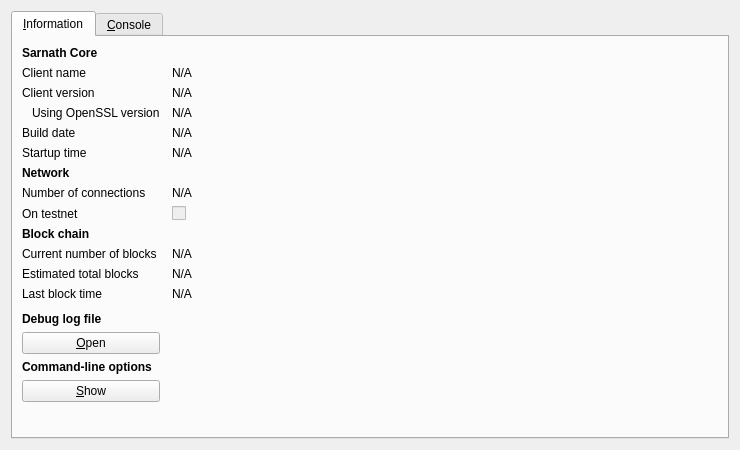
<?xml version="1.0" encoding="UTF-8"?>
<ui version="4.0">
 <class>RPCConsole</class>
 <widget class="QDialog" name="RPCConsole">
  <property name="geometry">
   <rect>
    <x>0</x>
    <y>0</y>
    <width>740</width>
    <height>450</height>
   </rect>
  </property>
  <property name="windowTitle">
   <string>Sarnath - Debug window</string>
  </property>
  <layout class="QVBoxLayout" name="verticalLayout_2">
   <item>
    <widget class="QTabWidget" name="tabWidget">
     <property name="currentIndex">
      <number>0</number>
     </property>
     <widget class="QWidget" name="tab_info">
      <attribute name="title">
       <string>&amp;Information</string>
      </attribute>
      <layout class="QGridLayout" name="gridLayout" columnstretch="0,1">
       <property name="horizontalSpacing">
        <number>12</number>
       </property>
       <item row="0" column="0">
        <widget class="QLabel" name="label_9">
         <property name="font">
          <font>
           <weight>75</weight>
           <bold>true</bold>
          </font>
         </property>
         <property name="text">
          <string>Sarnath Core</string>
         </property>
        </widget>
       </item>
       <item row="1" column="0">
        <widget class="QLabel" name="label_5">
         <property name="text">
          <string>Client name</string>
         </property>
        </widget>
       </item>
       <item row="1" column="1">
        <widget class="QLabel" name="clientName">
         <property name="cursor">
          <cursorShape>IBeamCursor</cursorShape>
         </property>
         <property name="text">
          <string>N/A</string>
         </property>
         <property name="textFormat">
          <enum>Qt::PlainText</enum>
         </property>
         <property name="textInteractionFlags">
          <set>Qt::LinksAccessibleByMouse|Qt::TextSelectableByKeyboard|Qt::TextSelectableByMouse</set>
         </property>
        </widget>
       </item>
       <item row="2" column="0">
        <widget class="QLabel" name="label_6">
         <property name="text">
          <string>Client version</string>
         </property>
        </widget>
       </item>
       <item row="2" column="1">
        <widget class="QLabel" name="clientVersion">
         <property name="cursor">
          <cursorShape>IBeamCursor</cursorShape>
         </property>
         <property name="text">
          <string>N/A</string>
         </property>
         <property name="textFormat">
          <enum>Qt::PlainText</enum>
         </property>
         <property name="textInteractionFlags">
          <set>Qt::LinksAccessibleByMouse|Qt::TextSelectableByKeyboard|Qt::TextSelectableByMouse</set>
         </property>
        </widget>
       </item>
       <item row="3" column="0">
        <widget class="QLabel" name="label_14">
         <property name="text">
          <string>Using OpenSSL version</string>
         </property>
         <property name="indent">
          <number>10</number>
         </property>
        </widget>
       </item>
       <item row="3" column="1">
        <widget class="QLabel" name="openSSLVersion">
         <property name="cursor">
          <cursorShape>IBeamCursor</cursorShape>
         </property>
         <property name="text">
          <string>N/A</string>
         </property>
         <property name="textFormat">
          <enum>Qt::PlainText</enum>
         </property>
         <property name="textInteractionFlags">
          <set>Qt::LinksAccessibleByMouse|Qt::TextSelectableByKeyboard|Qt::TextSelectableByMouse</set>
         </property>
        </widget>
       </item>
       <item row="4" column="0">
        <widget class="QLabel" name="label_12">
         <property name="text">
          <string>Build date</string>
         </property>
        </widget>
       </item>
       <item row="4" column="1">
        <widget class="QLabel" name="buildDate">
         <property name="cursor">
          <cursorShape>IBeamCursor</cursorShape>
         </property>
         <property name="text">
          <string>N/A</string>
         </property>
         <property name="textFormat">
          <enum>Qt::PlainText</enum>
         </property>
         <property name="textInteractionFlags">
          <set>Qt::LinksAccessibleByMouse|Qt::TextSelectableByKeyboard|Qt::TextSelectableByMouse</set>
         </property>
        </widget>
       </item>
       <item row="5" column="0">
        <widget class="QLabel" name="label_13">
         <property name="text">
          <string>Startup time</string>
         </property>
        </widget>
       </item>
       <item row="5" column="1">
        <widget class="QLabel" name="startupTime">
         <property name="cursor">
          <cursorShape>IBeamCursor</cursorShape>
         </property>
         <property name="text">
          <string>N/A</string>
         </property>
         <property name="textFormat">
          <enum>Qt::PlainText</enum>
         </property>
         <property name="textInteractionFlags">
          <set>Qt::LinksAccessibleByMouse|Qt::TextSelectableByKeyboard|Qt::TextSelectableByMouse</set>
         </property>
        </widget>
       </item>
       <item row="6" column="0">
        <widget class="QLabel" name="label_11">
         <property name="font">
          <font>
           <weight>75</weight>
           <bold>true</bold>
          </font>
         </property>
         <property name="text">
          <string>Network</string>
         </property>
        </widget>
       </item>
       <item row="7" column="0">
        <widget class="QLabel" name="label_7">
         <property name="text">
          <string>Number of connections</string>
         </property>
        </widget>
       </item>
       <item row="7" column="1">
        <widget class="QLabel" name="numberOfConnections">
         <property name="cursor">
          <cursorShape>IBeamCursor</cursorShape>
         </property>
         <property name="text">
          <string>N/A</string>
         </property>
         <property name="textFormat">
          <enum>Qt::PlainText</enum>
         </property>
         <property name="textInteractionFlags">
          <set>Qt::LinksAccessibleByMouse|Qt::TextSelectableByKeyboard|Qt::TextSelectableByMouse</set>
         </property>
        </widget>
       </item>
       <item row="8" column="0">
        <widget class="QLabel" name="label_8">
         <property name="text">
          <string>On testnet</string>
         </property>
        </widget>
       </item>
       <item row="8" column="1">
        <widget class="QCheckBox" name="isTestNet">
         <property name="enabled">
          <bool>false</bool>
         </property>
         <property name="text">
          <string/>
         </property>
        </widget>
       </item>
       <item row="9" column="0">
        <widget class="QLabel" name="label_10">
         <property name="font">
          <font>
           <weight>75</weight>
           <bold>true</bold>
          </font>
         </property>
         <property name="text">
          <string>Block chain</string>
         </property>
        </widget>
       </item>
       <item row="10" column="0">
        <widget class="QLabel" name="label_3">
         <property name="text">
          <string>Current number of blocks</string>
         </property>
        </widget>
       </item>
       <item row="10" column="1">
        <widget class="QLabel" name="numberOfBlocks">
         <property name="cursor">
          <cursorShape>IBeamCursor</cursorShape>
         </property>
         <property name="text">
          <string>N/A</string>
         </property>
         <property name="textFormat">
          <enum>Qt::PlainText</enum>
         </property>
         <property name="textInteractionFlags">
          <set>Qt::LinksAccessibleByMouse|Qt::TextSelectableByKeyboard|Qt::TextSelectableByMouse</set>
         </property>
        </widget>
       </item>
       <item row="11" column="0">
        <widget class="QLabel" name="label_4">
         <property name="text">
          <string>Estimated total blocks</string>
         </property>
        </widget>
       </item>
       <item row="11" column="1">
        <widget class="QLabel" name="totalBlocks">
         <property name="cursor">
          <cursorShape>IBeamCursor</cursorShape>
         </property>
         <property name="text">
          <string>N/A</string>
         </property>
         <property name="textFormat">
          <enum>Qt::PlainText</enum>
         </property>
         <property name="textInteractionFlags">
          <set>Qt::LinksAccessibleByMouse|Qt::TextSelectableByKeyboard|Qt::TextSelectableByMouse</set>
         </property>
        </widget>
       </item>
       <item row="12" column="0">
        <widget class="QLabel" name="label_2">
         <property name="text">
          <string>Last block time</string>
         </property>
        </widget>
       </item>
       <item row="12" column="1">
        <widget class="QLabel" name="lastBlockTime">
         <property name="cursor">
          <cursorShape>IBeamCursor</cursorShape>
         </property>
         <property name="text">
          <string>N/A</string>
         </property>
         <property name="textFormat">
          <enum>Qt::PlainText</enum>
         </property>
         <property name="textInteractionFlags">
          <set>Qt::LinksAccessibleByMouse|Qt::TextSelectableByKeyboard|Qt::TextSelectableByMouse</set>
         </property>
        </widget>
       </item>
       <item row="13" column="0">
        <spacer name="verticalSpacer_2">
         <property name="orientation">
          <enum>Qt::Vertical</enum>
         </property>
         <property name="sizeHint" stdset="0">
          <size>
           <width>20</width>
           <height>20</height>
          </size>
         </property>
        </spacer>
       </item>
       <item row="14" column="0">
        <widget class="QLabel" name="labelDebugLogfile">
         <property name="font">
          <font>
           <weight>75</weight>
           <bold>true</bold>
          </font>
         </property>
         <property name="text">
          <string>Debug log file</string>
         </property>
        </widget>
       </item>
       <item row="15" column="0">
        <widget class="QPushButton" name="openDebugLogfileButton">
         <property name="toolTip">
          <string>Open the Sarnath debug log file from the current data directory. This can take a few seconds for large log files.</string>
         </property>
         <property name="text">
          <string>&amp;Open</string>
         </property>
         <property name="autoDefault">
          <bool>false</bool>
         </property>
        </widget>
       </item>
       <item row="16" column="0">
        <widget class="QLabel" name="labelCLOptions">
         <property name="font">
          <font>
           <weight>75</weight>
           <bold>true</bold>
          </font>
         </property>
         <property name="text">
          <string>Command-line options</string>
         </property>
        </widget>
       </item>
       <item row="17" column="0">
        <widget class="QPushButton" name="showCLOptionsButton">
         <property name="toolTip">
          <string>Show the Sarnath-Qt help message to get a list with possible Sarnath command-line options.</string>
         </property>
         <property name="text">
          <string>&amp;Show</string>
         </property>
         <property name="autoDefault">
          <bool>false</bool>
         </property>
        </widget>
       </item>
       <item row="18" column="0">
        <spacer name="verticalSpacer">
         <property name="orientation">
          <enum>Qt::Vertical</enum>
         </property>
         <property name="sizeHint" stdset="0">
          <size>
           <width>20</width>
           <height>40</height>
          </size>
         </property>
        </spacer>
       </item>
      </layout>
     </widget>
     <widget class="QWidget" name="tab_console">
      <attribute name="title">
       <string>&amp;Console</string>
      </attribute>
      <layout class="QVBoxLayout" name="verticalLayout_3">
       <property name="spacing">
        <number>3</number>
       </property>
       <item>
        <widget class="QTextEdit" name="messagesWidget">
         <property name="minimumSize">
          <size>
           <width>0</width>
           <height>100</height>
          </size>
         </property>
         <property name="readOnly">
          <bool>true</bool>
         </property>
         <property name="tabKeyNavigation" stdset="0">
          <bool>false</bool>
         </property>
         <property name="columnCount" stdset="0">
          <number>2</number>
         </property>
        </widget>
       </item>
       <item>
        <layout class="QHBoxLayout" name="horizontalLayout">
         <property name="spacing">
          <number>3</number>
         </property>
         <item>
          <widget class="QLabel" name="label">
           <property name="text">
            <string notr="true">&gt;</string>
           </property>
          </widget>
         </item>
         <item>
          <widget class="QLineEdit" name="lineEdit"/>
         </item>
         <item>
          <widget class="QPushButton" name="clearButton">
           <property name="maximumSize">
            <size>
             <width>24</width>
             <height>24</height>
            </size>
           </property>
           <property name="toolTip">
            <string>Clear console</string>
           </property>
           <property name="text">
            <string/>
           </property>
           <property name="icon">
            <iconset resource="../bitcoin.qrc">
             <normaloff>:/icons/remove</normaloff>:/icons/remove</iconset>
           </property>
           <property name="shortcut">
            <string notr="true">Ctrl+L</string>
           </property>
           <property name="autoDefault">
            <bool>false</bool>
           </property>
          </widget>
         </item>
        </layout>
       </item>
      </layout>
     </widget>
    </widget>
   </item>
  </layout>
 </widget>
 <resources>
  <include location="../bitcoin.qrc"/>
 </resources>
 <connections/>
</ui>
